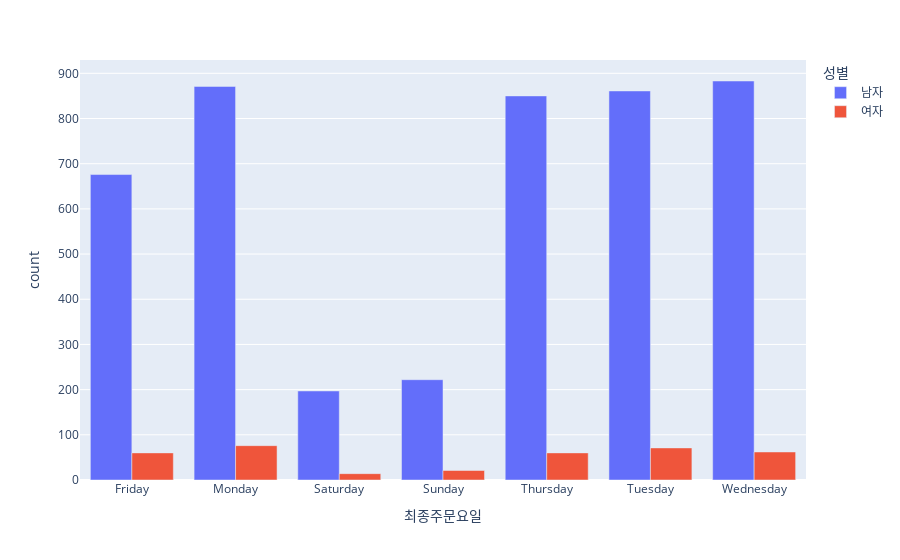

The notebook cell saved with this chart:
### Code cell
# 2

df_2 = df[["성별", "최종주문요일", "ID"]].groupby(["성별", "최종주문요일"]).count().rename(columns={"ID": "count"}).reset_index()

data_canada = px.data.gapminder().query("country == 'Canada'")
data_canada.head()
fig = px.bar(df_2, x='최종주문요일', y='count', color='성별', barmode="group")
fig.show()

### Figure 1 — Plotly figure (JSON) as saved in the notebook; plotly's stock layout.template omitted (floating-point values rounded to 4 significant figures)
{"data": [{"alignmentgroup": "True", "hovertemplate": "성별=남자<br>최종주문요일=%{x}<br>count=%{y}<extra></extra>", "legendgroup": "남자", "marker": {"color": "#636efa", "pattern": {"shape": ""}}, "name": "남자", "offsetgroup": "남자", "orientation": "v", "showlegend": true, "textposition": "auto", "type": "bar", "x": ["Friday", "Monday", "Saturday", "Sunday", "Thursday", "Tuesday", "Wednesday"], "xaxis": "x", "y": [676, 871, 197, 222, 850, 861, 883], "yaxis": "y"}, {"alignmentgroup": "True", "hovertemplate": "성별=여자<br>최종주문요일=%{x}<br>count=%{y}<extra></extra>", "legendgroup": "여자", "marker": {"color": "#EF553B", "pattern": {"shape": ""}}, "name": "여자", "offsetgroup": "여자", "orientation": "v", "showlegend": true, "textposition": "auto", "type": "bar", "x": ["Friday", "Monday", "Saturday", "Sunday", "Thursday", "Tuesday", "Wednesday"], "xaxis": "x", "y": [60, 76, 14, 21, 60, 71, 62], "yaxis": "y"}], "layout": {"barmode": "group", "legend": {"title": {"text": "성별"}, "tracegroupgap": 0}, "margin": {"t": 60}, "xaxis": {"anchor": "y", "domain": [0, 1], "title": {"text": "최종주문요일"}}, "yaxis": {"anchor": "x", "domain": [0, 1], "title": {"text": "count"}}}}
